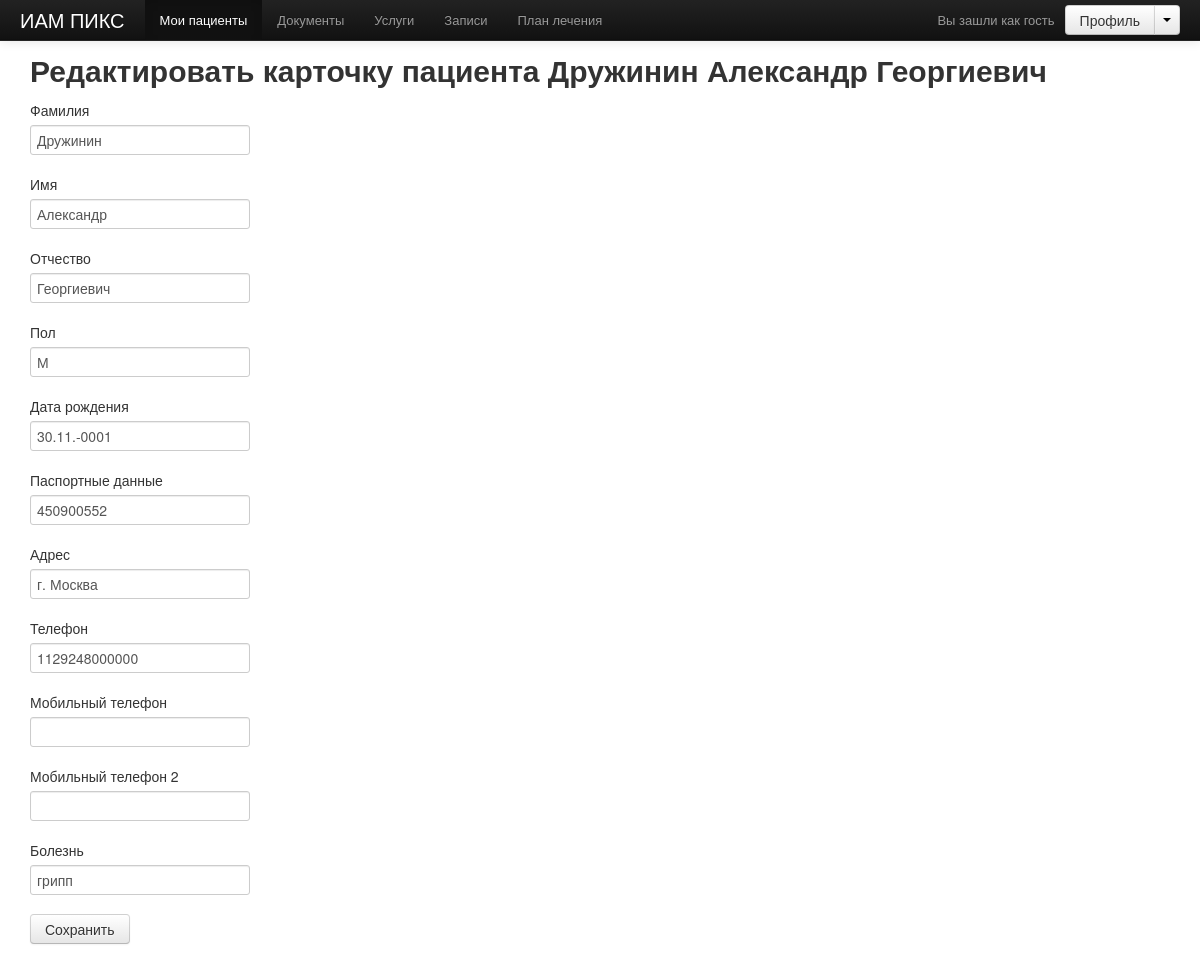
The app's page /demo/edit.php?patient_id=30, older data.
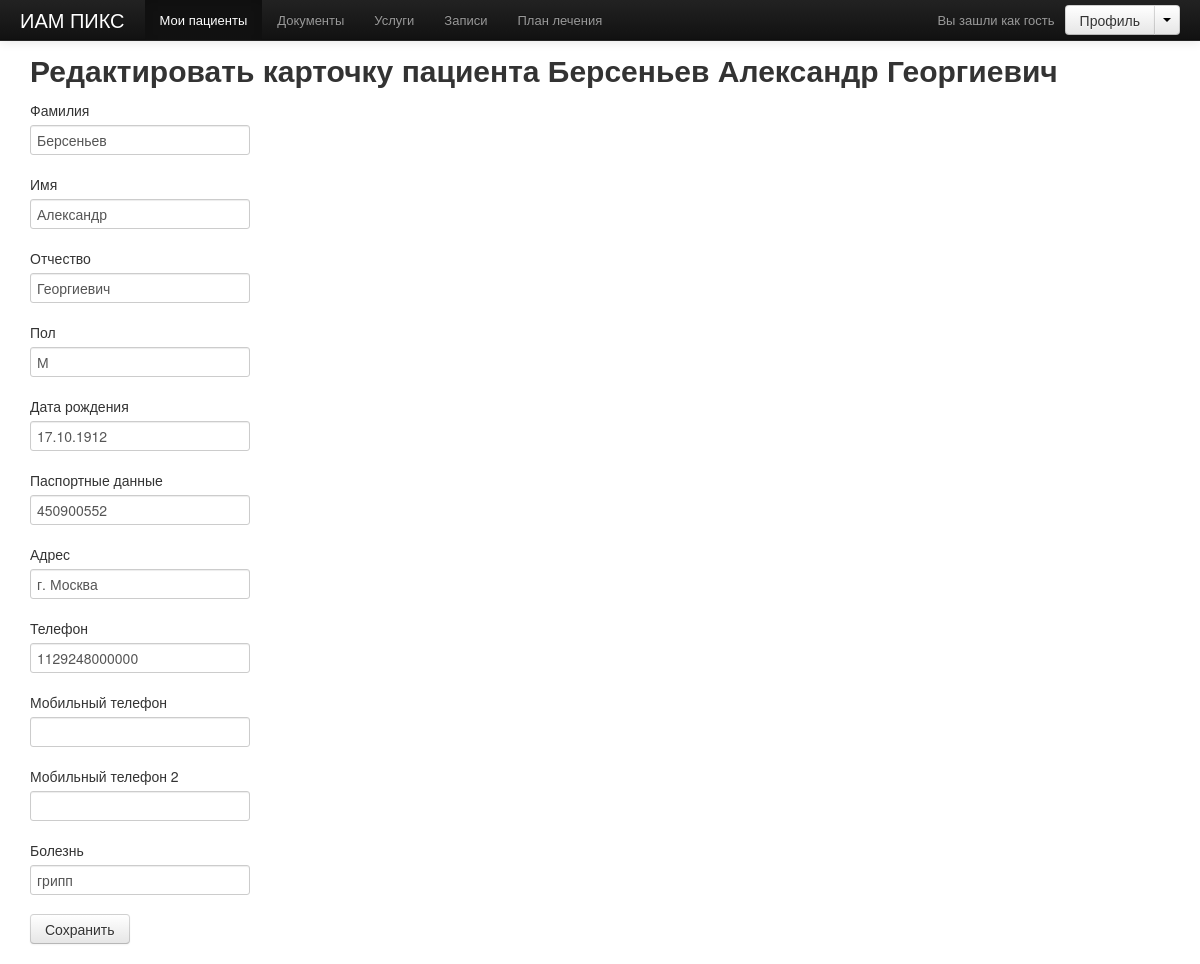
The same page, newer data.
### tables this page shows
CREATE TABLE IF NOT EXISTS `patients` (
  `id` int(11) NOT NULL AUTO_INCREMENT,
  `first_name` varchar(300) NOT NULL,
  `last_name` varchar(120) DEFAULT NULL,
  `patronymic` varchar(120) DEFAULT NULL,
  `sex` varchar(1) DEFAULT NULL,
  `document` text,
  `address` text NOT NULL,
  `phone` varchar(50) DEFAULT NULL,
  `mobile_phone` varchar(30) DEFAULT NULL,
  `mobile_phone_second` varchar(30) DEFAULT NULL,
  `desease` text,
  `date_birth` date NOT NULL,
  PRIMARY KEY (`id`)
);

### demo/functions.php (called while the page is built, shortened)
<?php
function query($value) {
    $sql = mysql_query($value);
    return $sql;
}
function get_patient()
{
    $sql = query("select * from patients where id = '".$_GET['patient_id']."' limit 1");
    while($records = mysql_fetch_assoc($sql))
    $new_records[] = $records;
    return $new_records;
}
function get_date_birth($date)
{
    return date("d.m.Y",strtotime($date));
}

### demo/edit.php (the view, shortened to what this page needs)
<?php include('includes/head.php'); ?>
<?php session_start();
$patient = get_patient($patient_id); $arr = edit_patient();
?>
<?php include('includes/header.php'); ?>
<div role="main">
    <div class="span12">
        <?php foreach($patient as $info) { ?>
        <h2>
            Редактировать карточку пациента
            <?=$info['last_name'] .' '. $info['first_name'] .' '. $info['patronymic']?>
        </h2>
        <form action="" method="post">
            <div class="control-group">
                <label class="control-label" for="last_name">
                    Фамилия
                </label>
                <div class="controls">
                    <input type="text" id="last_name" name="last_name" value="<?=$info['last_name']?>">
                </div>
            </div>
            <div class="control-group">
                <label class="control-label" for="first_name">
                    Имя
                </label>
                <div class="controls">
                    <input type="text" id="first_name" name="first_name" value="<?=$info['first_name']?>">
                </div>
            </div>
            <div class="control-group">
                <label class="control-label" for="patronymic">
                    Отчество
                </label>
                <div class="controls">
                    <input type="text" id="patronymic" name="patronymic" value="<?=$info['patronymic']?>">
                </div>
            </div>
            <div class="control-group">
                <label class="control-label" for="sex">
                    Пол
                </label>
                <div class="controls">
                    <input type="text" id="sex" name="sex" value="<?=$info['sex']?>">
                </div>
            </div>
            <div class="control-group">
                <label class="control-label" for="date_birth">
                    Дата рождения
                </label>
                <div class="controls">
                    <input type="text" id="date_birth" name="date_birth" value="<?=get_date_birth($info['date_birth'])?>">
                </div>
            </div>
            <div class="control-group">
                <label class="control-label" for="document">
                    Паспортные данные
                </label>
                <div class="controls">
                    <input type="text" id="document" name="document" value="<?=$info['document']?>">
                </div>
            </div>
            <div class="control-group">
                <label class="control-label" for="address">
                    Адрес
                </label>
                <div class="controls">
                    <input type="text" id="address" name="address" value="<?=$info['address']?>">
                </div>
            </div>
            <div class="control-group">
                <label class="control-label" for="phone">
                    Телефон
                </label>
                <div class="controls">
                    <input type="text" id="phone" name="phone" value="<?=$info['phone']?>">
                </div>
            </div>
            <div class="control-group">
                <label class="control-label" for="mobile_phone">
                    Мобильный телефон
                </label>
                <div class="controls">
                    <input type="text" id="mobile_phone" name="mobile_phone" value="<?=$info['mobile_phone']?>">
                </div>
            </div>
            <div class="control-group">
                <label class="control-label" for="mobile_phone_second">
                    Мобильный телефон 2
                </label>
                <div class="controls">
                    <input type="text" id="mobile_phone_second" name="mobile_phone_second" <?=$info['mobile_phone_second']?>>
                </div>
            </div>
            <div class="control-group">
                <label class="control-label" for="desease">
                    Болезнь
                </label>
                <div class="controls">
                    <input type="text" id="desease" name="desease" value="<?=$info['desease']?>">
                </div>
            </div>
            <input type="submit" name="save" class="btn" value="Сохранить">
            <? } ?>
        </form>
    </div>
</div>
</body>
</html>

Row changes from the older to the newer data that the page shows:
changed patients "Александр": last_name "Дружинин" → "Берсеньев"; date_birth "30.11.-0001" → "17.10.1912"
